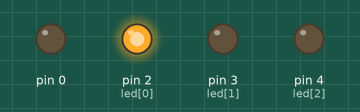
This sketch was run on a simulated Arduino Uno, built with avr-gcc and run on an emulated ATmega328P. On the bench: output pins drawn as LEDs (lit = HIGH).

Above: at 0.15 s.
At 1.3 s:
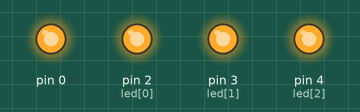
At 4.95 s:
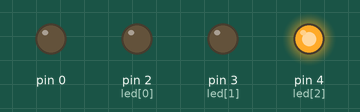
At 8.55 s:
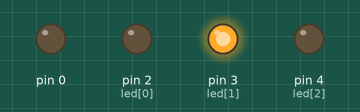
At 12.15 s:
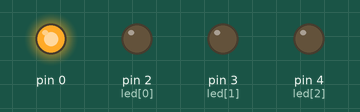
At 15.7 s:
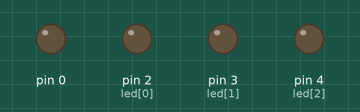
Timing chart, 0 to 16.4 s (numbered marks = the images above):
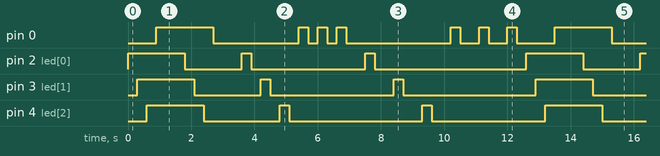

The sketch:

sketch_may08a.ino
```cpp
/*
  Feliz natal...

  Brincando com leds no arduino
 */

int led[] = {2,3,4}; //defina aqui as portas em que os leds estao
int time = 300; //defina o tempo de espera em milissegundos

void setup() {
  //definindo portas dos leds como OUTPUT
  for(int j = 0; j < sizeof(led); j++ ) {
      pinMode(led[j], OUTPUT);
  }

}

void loop() {

  //acende todos
  for(int j = 0; j < sizeof(led); j++ ) {
      digitalWrite(led[j], HIGH);  //ligando o led
      delay(time);
  }

//apaga todos
  for(int j = 0; j < sizeof(led); j++ ) {
      digitalWrite(led[j], LOW); //desligando o led
      delay(time);
  }

  //acende e apaga cada um dos leds
  for(int j = 0; j < sizeof(led); j++ ) {
      digitalWrite(led[j], HIGH); //ligando o led
      delay(time);
      digitalWrite(led[j], LOW);   //desligando
      delay(time);
  }
  //acende e apaga cada um dos leds
  for(int j = 0; j < sizeof(led); j++ ) {
      digitalWrite(led[j], LOW); //ligando o led
      delay(time);
      digitalWrite(led[j], HIGH);   //desligando
      delay(time);
      digitalWrite(led[j], LOW);   //desligando
      delay(time);
  }
}
```

Measured:
- by itself, pin 2 (led[0]): repeats every 12.6 s: LOW 1.8 s, HIGH 0.30 s, LOW 3.6 s, HIGH 0.30 s, LOW 4.8 s, HIGH 1.8 s
- by itself, pin 3 (led[1]): repeats every 12.6 s: LOW 2.1 s, HIGH 0.30 s, LOW 3.9 s, HIGH 0.30 s, LOW 4.2 s, HIGH 1.8 s
- by itself, pin 4 (led[2]): repeats every 12.6 s: LOW 2.4 s, HIGH 0.30 s, LOW 4.2 s, HIGH 0.30 s, LOW 3.6 s, HIGH 1.8 s
- by itself, pin 0: repeats every 12.6 s: LOW 2.7 s, 2 × (HIGH 0.30 s, LOW 0.30 s), HIGH 0.30 s, LOW 3.3 s, 2 × (HIGH 0.30 s, LOW 0.60 s), HIGH 0.30 s, LOW 1.2 s, HIGH 1.8 s
